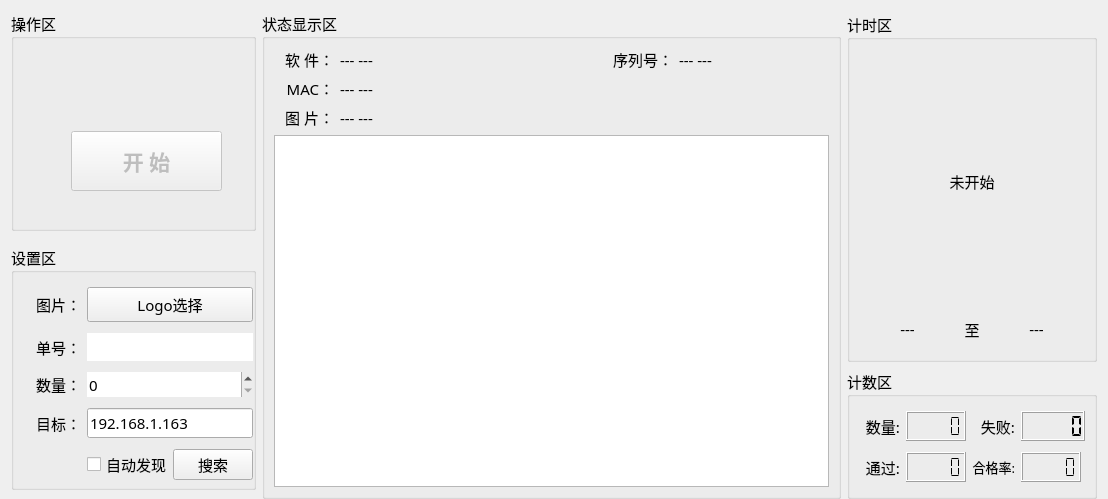
<?xml version="1.0" encoding="UTF-8"?>
<ui version="4.0">
 <class>Home_WorkWid</class>
 <widget class="QWidget" name="Home_WorkWid">
  <property name="enabled">
   <bool>true</bool>
  </property>
  <property name="geometry">
   <rect>
    <x>0</x>
    <y>0</y>
    <width>1108</width>
    <height>499</height>
   </rect>
  </property>
  <property name="font">
   <font>
    <pointsize>11</pointsize>
   </font>
  </property>
  <property name="windowTitle">
   <string>Form</string>
  </property>
  <layout class="QGridLayout" name="gridLayout">
   <property name="bottomMargin">
    <number>0</number>
   </property>
   <item row="0" column="2" rowspan="2">
    <widget class="QGroupBox" name="groupBox_1">
     <property name="minimumSize">
      <size>
       <width>250</width>
       <height>150</height>
      </size>
     </property>
     <property name="maximumSize">
      <size>
       <width>260</width>
       <height>350</height>
      </size>
     </property>
     <property name="font">
      <font>
       <family>微软雅黑</family>
       <pointsize>11</pointsize>
      </font>
     </property>
     <property name="title">
      <string>计时区</string>
     </property>
     <layout class="QGridLayout" name="gridLayout_2">
      <property name="bottomMargin">
       <number>20</number>
      </property>
      <item row="0" column="0" colspan="3">
       <widget class="QLabel" name="timeLab">
        <property name="text">
         <string>未开始</string>
        </property>
        <property name="alignment">
         <set>Qt::AlignCenter</set>
        </property>
       </widget>
      </item>
      <item row="1" column="0">
       <widget class="QLabel" name="startLab">
        <property name="maximumSize">
         <size>
          <width>16777215</width>
          <height>20</height>
         </size>
        </property>
        <property name="text">
         <string>---</string>
        </property>
        <property name="alignment">
         <set>Qt::AlignCenter</set>
        </property>
       </widget>
      </item>
      <item row="1" column="1">
       <widget class="QLabel" name="label_3">
        <property name="maximumSize">
         <size>
          <width>20</width>
          <height>20</height>
         </size>
        </property>
        <property name="text">
         <string>至</string>
        </property>
        <property name="alignment">
         <set>Qt::AlignCenter</set>
        </property>
       </widget>
      </item>
      <item row="1" column="2">
       <widget class="QLabel" name="endLab">
        <property name="maximumSize">
         <size>
          <width>16777215</width>
          <height>20</height>
         </size>
        </property>
        <property name="text">
         <string>---</string>
        </property>
        <property name="alignment">
         <set>Qt::AlignCenter</set>
        </property>
       </widget>
      </item>
     </layout>
    </widget>
   </item>
   <item row="0" column="1" rowspan="3">
    <widget class="QGroupBox" name="groupBox_6">
     <property name="font">
      <font>
       <family>微软雅黑</family>
       <pointsize>11</pointsize>
      </font>
     </property>
     <property name="title">
      <string>状态显示区</string>
     </property>
     <layout class="QGridLayout" name="gridLayout_5">
      <item row="0" column="0">
       <widget class="QLabel" name="label_14">
        <property name="maximumSize">
         <size>
          <width>60</width>
          <height>16777215</height>
         </size>
        </property>
        <property name="layoutDirection">
         <enum>Qt::LeftToRight</enum>
        </property>
        <property name="text">
         <string>软 件：</string>
        </property>
        <property name="textFormat">
         <enum>Qt::AutoText</enum>
        </property>
        <property name="alignment">
         <set>Qt::AlignRight|Qt::AlignTrailing|Qt::AlignVCenter</set>
        </property>
       </widget>
      </item>
      <item row="0" column="1">
       <widget class="QLabel" name="fwLab">
        <property name="text">
         <string>--- ---</string>
        </property>
       </widget>
      </item>
      <item row="0" column="2">
       <widget class="QLabel" name="label_7">
        <property name="maximumSize">
         <size>
          <width>100</width>
          <height>16777215</height>
         </size>
        </property>
        <property name="text">
         <string>序列号：</string>
        </property>
        <property name="alignment">
         <set>Qt::AlignRight|Qt::AlignTrailing|Qt::AlignVCenter</set>
        </property>
       </widget>
      </item>
      <item row="0" column="3">
       <widget class="QLabel" name="snLab">
        <property name="maximumSize">
         <size>
          <width>150</width>
          <height>16777215</height>
         </size>
        </property>
        <property name="text">
         <string>--- ---</string>
        </property>
       </widget>
      </item>
      <item row="1" column="0">
       <widget class="QLabel" name="label_16">
        <property name="maximumSize">
         <size>
          <width>80</width>
          <height>16777215</height>
         </size>
        </property>
        <property name="text">
         <string>MAC：</string>
        </property>
        <property name="alignment">
         <set>Qt::AlignRight|Qt::AlignTrailing|Qt::AlignVCenter</set>
        </property>
       </widget>
      </item>
      <item row="1" column="1" colspan="3">
       <widget class="QLabel" name="macLab">
        <property name="text">
         <string>--- ---</string>
        </property>
       </widget>
      </item>
      <item row="2" column="0">
       <widget class="QLabel" name="label_17">
        <property name="maximumSize">
         <size>
          <width>80</width>
          <height>16777215</height>
         </size>
        </property>
        <property name="text">
         <string>图 片：</string>
        </property>
        <property name="alignment">
         <set>Qt::AlignRight|Qt::AlignTrailing|Qt::AlignVCenter</set>
        </property>
       </widget>
      </item>
      <item row="2" column="1" colspan="3">
       <widget class="QLabel" name="logoLab">
        <property name="text">
         <string>--- ---</string>
        </property>
       </widget>
      </item>
      <item row="3" column="0" colspan="4">
       <widget class="QTextEdit" name="textEdit">
        <property name="enabled">
         <bool>true</bool>
        </property>
        <property name="readOnly">
         <bool>true</bool>
        </property>
       </widget>
      </item>
     </layout>
    </widget>
   </item>
   <item row="0" column="0">
    <widget class="QGroupBox" name="groupBox_7">
     <property name="minimumSize">
      <size>
       <width>0</width>
       <height>220</height>
      </size>
     </property>
     <property name="font">
      <font>
       <family>微软雅黑</family>
       <pointsize>11</pointsize>
      </font>
     </property>
     <property name="title">
      <string>操作区</string>
     </property>
     <widget class="QPushButton" name="startBtn">
      <property name="enabled">
       <bool>false</bool>
      </property>
      <property name="geometry">
       <rect>
        <x>60</x>
        <y>120</y>
        <width>151</width>
        <height>60</height>
       </rect>
      </property>
      <property name="minimumSize">
       <size>
        <width>120</width>
        <height>0</height>
       </size>
      </property>
      <property name="maximumSize">
       <size>
        <width>200</width>
        <height>60</height>
       </size>
      </property>
      <property name="font">
       <font>
        <family>微软雅黑</family>
        <pointsize>16</pointsize>
        <bold>true</bold>
       </font>
      </property>
      <property name="text">
       <string>开 始</string>
      </property>
     </widget>
    </widget>
   </item>
   <item row="2" column="2">
    <widget class="QGroupBox" name="groupBox_5">
     <property name="minimumSize">
      <size>
       <width>0</width>
       <height>130</height>
      </size>
     </property>
     <property name="maximumSize">
      <size>
       <width>250</width>
       <height>220</height>
      </size>
     </property>
     <property name="font">
      <font>
       <family>微软雅黑</family>
       <pointsize>11</pointsize>
      </font>
     </property>
     <property name="title">
      <string>计数区</string>
     </property>
     <layout class="QGridLayout" name="gridLayout_4">
      <item row="0" column="0">
       <widget class="QLabel" name="label_27">
        <property name="maximumSize">
         <size>
          <width>45</width>
          <height>30</height>
         </size>
        </property>
        <property name="text">
         <string>数量:</string>
        </property>
        <property name="alignment">
         <set>Qt::AlignRight|Qt::AlignTrailing|Qt::AlignVCenter</set>
        </property>
       </widget>
      </item>
      <item row="0" column="1">
       <widget class="QLCDNumber" name="allLcd">
        <property name="maximumSize">
         <size>
          <width>60</width>
          <height>30</height>
         </size>
        </property>
        <property name="digitCount">
         <number>5</number>
        </property>
        <property name="segmentStyle">
         <enum>QLCDNumber::Flat</enum>
        </property>
       </widget>
      </item>
      <item row="0" column="2">
       <widget class="QLabel" name="label_28">
        <property name="maximumSize">
         <size>
          <width>45</width>
          <height>30</height>
         </size>
        </property>
        <property name="text">
         <string>失败:</string>
        </property>
        <property name="alignment">
         <set>Qt::AlignRight|Qt::AlignTrailing|Qt::AlignVCenter</set>
        </property>
       </widget>
      </item>
      <item row="0" column="3">
       <widget class="QLCDNumber" name="errLcd">
        <property name="maximumSize">
         <size>
          <width>70</width>
          <height>35</height>
         </size>
        </property>
        <property name="digitCount">
         <number>5</number>
        </property>
        <property name="segmentStyle">
         <enum>QLCDNumber::Flat</enum>
        </property>
        <property name="value" stdset="0">
         <double>0.000000000000000</double>
        </property>
        <property name="intValue" stdset="0">
         <number>0</number>
        </property>
       </widget>
      </item>
      <item row="1" column="0">
       <widget class="QLabel" name="label_29">
        <property name="maximumSize">
         <size>
          <width>45</width>
          <height>30</height>
         </size>
        </property>
        <property name="text">
         <string>通过:</string>
        </property>
        <property name="alignment">
         <set>Qt::AlignRight|Qt::AlignTrailing|Qt::AlignVCenter</set>
        </property>
       </widget>
      </item>
      <item row="1" column="1">
       <widget class="QLCDNumber" name="okLcd">
        <property name="maximumSize">
         <size>
          <width>60</width>
          <height>30</height>
         </size>
        </property>
        <property name="digitCount">
         <number>5</number>
        </property>
        <property name="segmentStyle">
         <enum>QLCDNumber::Flat</enum>
        </property>
        <property name="intValue" stdset="0">
         <number>0</number>
        </property>
       </widget>
      </item>
      <item row="1" column="2">
       <widget class="QLabel" name="label_30">
        <property name="maximumSize">
         <size>
          <width>60</width>
          <height>30</height>
         </size>
        </property>
        <property name="font">
         <font>
          <family>微软雅黑</family>
          <pointsize>10</pointsize>
         </font>
        </property>
        <property name="text">
         <string>合格率:</string>
        </property>
        <property name="alignment">
         <set>Qt::AlignRight|Qt::AlignTrailing|Qt::AlignVCenter</set>
        </property>
       </widget>
      </item>
      <item row="1" column="3">
       <widget class="QLCDNumber" name="passLcd">
        <property name="maximumSize">
         <size>
          <width>60</width>
          <height>30</height>
         </size>
        </property>
        <property name="digitCount">
         <number>5</number>
        </property>
        <property name="segmentStyle">
         <enum>QLCDNumber::Flat</enum>
        </property>
       </widget>
      </item>
     </layout>
    </widget>
   </item>
   <item row="1" column="0" rowspan="2">
    <widget class="QGroupBox" name="groupBox">
     <property name="minimumSize">
      <size>
       <width>245</width>
       <height>0</height>
      </size>
     </property>
     <property name="maximumSize">
      <size>
       <width>245</width>
       <height>245</height>
      </size>
     </property>
     <property name="font">
      <font>
       <family>微软雅黑</family>
       <pointsize>11</pointsize>
      </font>
     </property>
     <property name="title">
      <string>设置区</string>
     </property>
     <layout class="QGridLayout" name="gridLayout_3">
      <property name="rightMargin">
       <number>0</number>
      </property>
      <property name="bottomMargin">
       <number>0</number>
      </property>
      <item row="0" column="0">
       <widget class="QLabel" name="label_36">
        <property name="minimumSize">
         <size>
          <width>0</width>
          <height>20</height>
         </size>
        </property>
        <property name="maximumSize">
         <size>
          <width>80</width>
          <height>30</height>
         </size>
        </property>
        <property name="text">
         <string>图片：</string>
        </property>
        <property name="alignment">
         <set>Qt::AlignRight|Qt::AlignTrailing|Qt::AlignVCenter</set>
        </property>
       </widget>
      </item>
      <item row="0" column="1" colspan="2">
       <widget class="QPushButton" name="logoBtn">
        <property name="minimumSize">
         <size>
          <width>0</width>
          <height>35</height>
         </size>
        </property>
        <property name="text">
         <string>Logo选择</string>
        </property>
       </widget>
      </item>
      <item row="1" column="0">
       <widget class="QLabel" name="label_35">
        <property name="minimumSize">
         <size>
          <width>0</width>
          <height>20</height>
         </size>
        </property>
        <property name="maximumSize">
         <size>
          <width>80</width>
          <height>30</height>
         </size>
        </property>
        <property name="text">
         <string>单号：</string>
        </property>
        <property name="alignment">
         <set>Qt::AlignRight|Qt::AlignTrailing|Qt::AlignVCenter</set>
        </property>
       </widget>
      </item>
      <item row="1" column="1" colspan="2">
       <widget class="QLineEdit" name="userEdit">
        <property name="text">
         <string/>
        </property>
        <property name="frame">
         <bool>false</bool>
        </property>
        <property name="cursorMoveStyle">
         <enum>Qt::LogicalMoveStyle</enum>
        </property>
        <property name="clearButtonEnabled">
         <bool>false</bool>
        </property>
       </widget>
      </item>
      <item row="2" column="0">
       <widget class="QLabel" name="label_38">
        <property name="minimumSize">
         <size>
          <width>45</width>
          <height>20</height>
         </size>
        </property>
        <property name="maximumSize">
         <size>
          <width>100</width>
          <height>30</height>
         </size>
        </property>
        <property name="layoutDirection">
         <enum>Qt::RightToLeft</enum>
        </property>
        <property name="text">
         <string>数量：</string>
        </property>
        <property name="alignment">
         <set>Qt::AlignRight|Qt::AlignTrailing|Qt::AlignVCenter</set>
        </property>
       </widget>
      </item>
      <item row="2" column="1" colspan="2">
       <widget class="QSpinBox" name="cntSpin">
        <property name="minimumSize">
         <size>
          <width>110</width>
          <height>0</height>
         </size>
        </property>
        <property name="focusPolicy">
         <enum>Qt::WheelFocus</enum>
        </property>
        <property name="frame">
         <bool>false</bool>
        </property>
        <property name="correctionMode">
         <enum>QAbstractSpinBox::CorrectToPreviousValue</enum>
        </property>
        <property name="maximum">
         <number>9999</number>
        </property>
        <property name="singleStep">
         <number>100</number>
        </property>
        <property name="stepType">
         <enum>QAbstractSpinBox::DefaultStepType</enum>
        </property>
        <property name="value">
         <number>0</number>
        </property>
       </widget>
      </item>
      <item row="3" column="0">
       <widget class="QLabel" name="label_5">
        <property name="minimumSize">
         <size>
          <width>45</width>
          <height>0</height>
         </size>
        </property>
        <property name="text">
         <string>目标：</string>
        </property>
        <property name="alignment">
         <set>Qt::AlignRight|Qt::AlignTrailing|Qt::AlignVCenter</set>
        </property>
       </widget>
      </item>
      <item row="3" column="1" colspan="2">
       <widget class="QLineEdit" name="ipEdit">
        <property name="enabled">
         <bool>true</bool>
        </property>
        <property name="text">
         <string>192.168.1.163</string>
        </property>
       </widget>
      </item>
      <item row="4" column="1">
       <widget class="QCheckBox" name="auCheckBox">
        <property name="enabled">
         <bool>true</bool>
        </property>
        <property name="maximumSize">
         <size>
          <width>80</width>
          <height>16777215</height>
         </size>
        </property>
        <property name="text">
         <string>自动发现</string>
        </property>
        <property name="checkable">
         <bool>true</bool>
        </property>
        <property name="checked">
         <bool>false</bool>
        </property>
       </widget>
      </item>
      <item row="4" column="2">
       <widget class="QPushButton" name="findBtn">
        <property name="text">
         <string>搜索</string>
        </property>
       </widget>
      </item>
     </layout>
    </widget>
   </item>
  </layout>
 </widget>
 <resources/>
 <connections/>
</ui>
